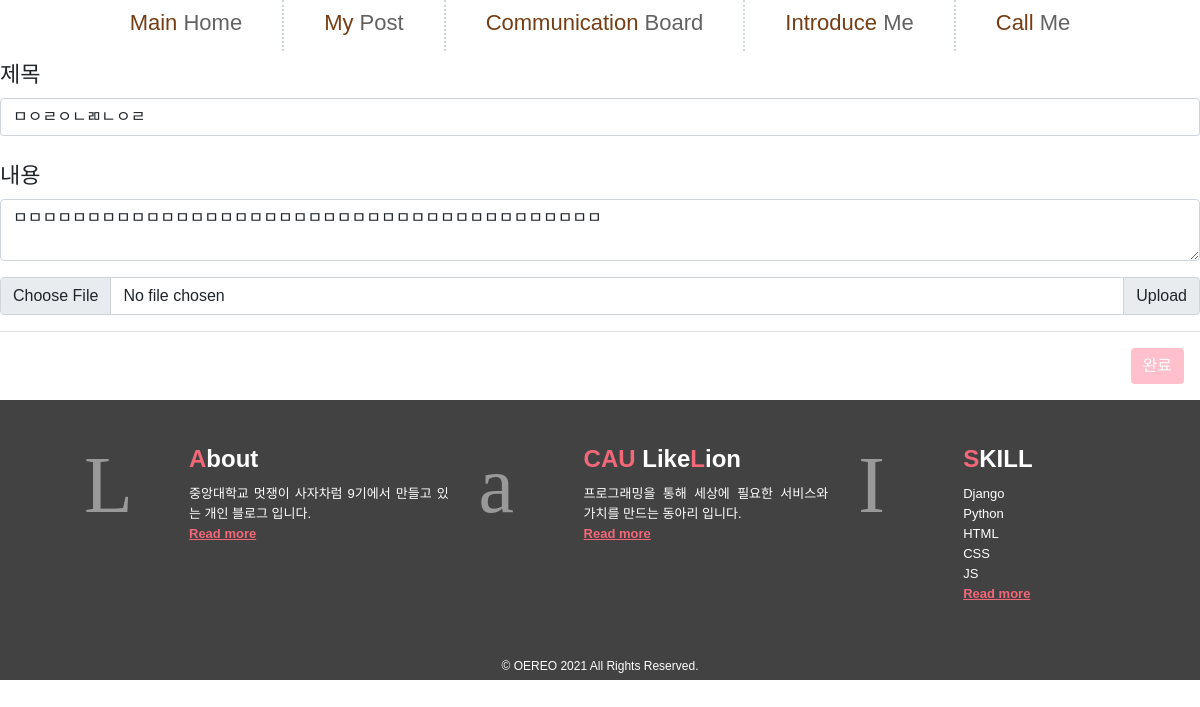
Before: /post/edit/15 with the older database file.
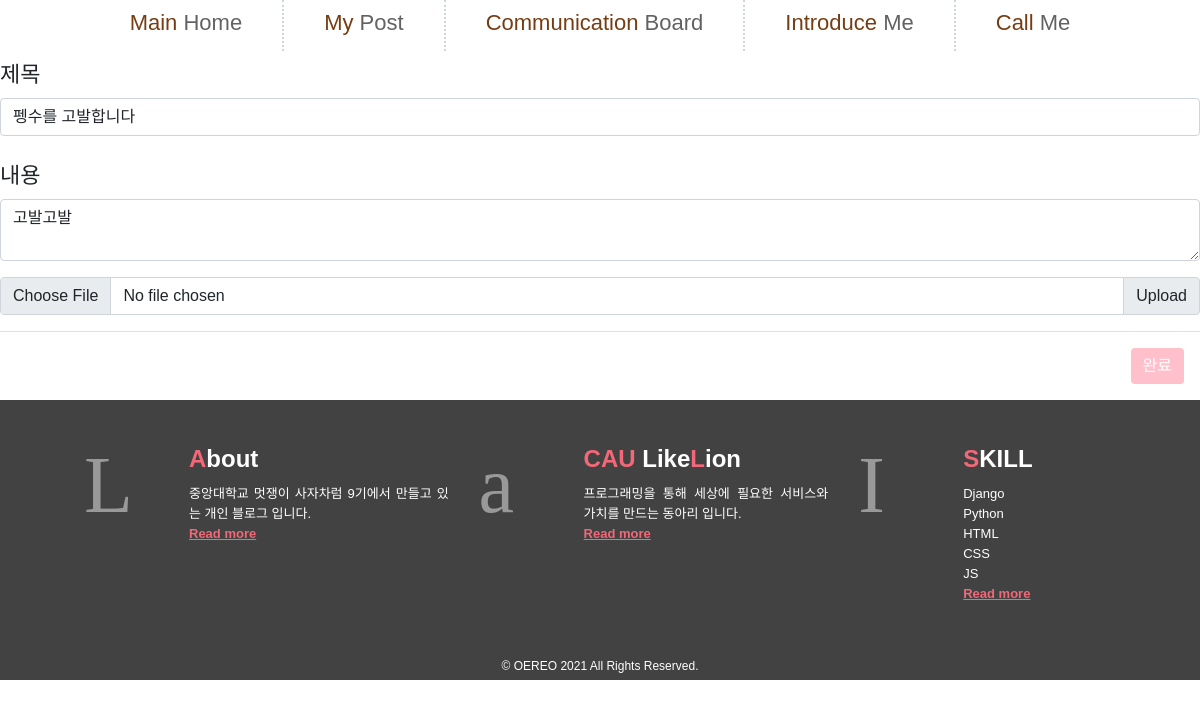
After: the same page with the newer database file.
### blog/models.py (models this page shows, shortened)
class Post(models.Model):
    PUBLIC = 'public'
    PRIVATE = 'private'
    MY = 'my'
    SHOW_TYPES = [
        (PUBLIC, 'PUBLIC'),
        (PRIVATE, 'PRIVATE'),
        (MY, 'MY'),
    ]
    title = models.CharField(max_length=50, help_text='제목')
    show = models.CharField(max_length=10, choices=SHOW_TYPES, default=PUBLIC, help_text='post_type')
    body = models.TextField(help_text='내용')
    datetime = models.DateTimeField(default=timezone.now, help_text='작성시간')
    image = models.ImageField(upload_to='images/', blank=True, null=True)

### blog/views.py (the view)
# urls.py: path('post/edit/<int:pk>', blog.views.post_update, name = "post-edit"),
def post_update(request, pk):
    post = Post.objects.get(id = pk)
    if request.method == "POST":
        post.title = request.POST['title']
        post.body = request.POST['body']
        post.image = request.FILES.get('image')
        post.save()
        return redirect('/post/'+str(post.id))
    else:
        return render(request, 'editPost.html', {"post": post})

### blog/templates/editPost.html (shortened to what this page needs)
{% extends 'base.html' %}
{% block mainContent %}
<form method = "post" action="{% url 'post-edit' post.id %}" enctype="multipart/form-data">
    <div class="mb-3">
        <label for="recipient-name" class="col-form-label">제목</label>
        <input type="text" class="form-control" id="recipient-name" name="title" value="{{post.title}}">
    </div>
    <div class="mb-3">
        <label for="message-text" class="col-form-label">내용</label>
        <textarea class="form-control" id="message-text" name = "body">{{post.body}}</textarea>
    </div>
    <div class="input-group mb-3">
        <input type="file" class="form-control" id="inputGroupFile02" name="image">
        <label class="input-group-text" for="inputGroupFile02">Upload</label>
    </div>
    <div class="modal-footer">
                <input class="btn btn-primary" style="background-color:pink; border: None;" type = "submit" value = "완료">
        </div>
</form>
{% endblock %}

Changed rows visible on the page:
changed Post: title "ㅁㅇㄹㅇㄴㄻㄴㅇㄹ" → "펭수를 고발합니다"; body "ㅁㅁㅁㅁㅁㅁㅁㅁㅁㅁㅁㅁㅁㅁㅁㅁㅁㅁㅁㅁㅁㅁㅁㅁㅁㅁㅁㅁㅁㅁㅁㅁㅁㅁㅁㅁㅁㅁㅁㅁ" → "고발고발"
